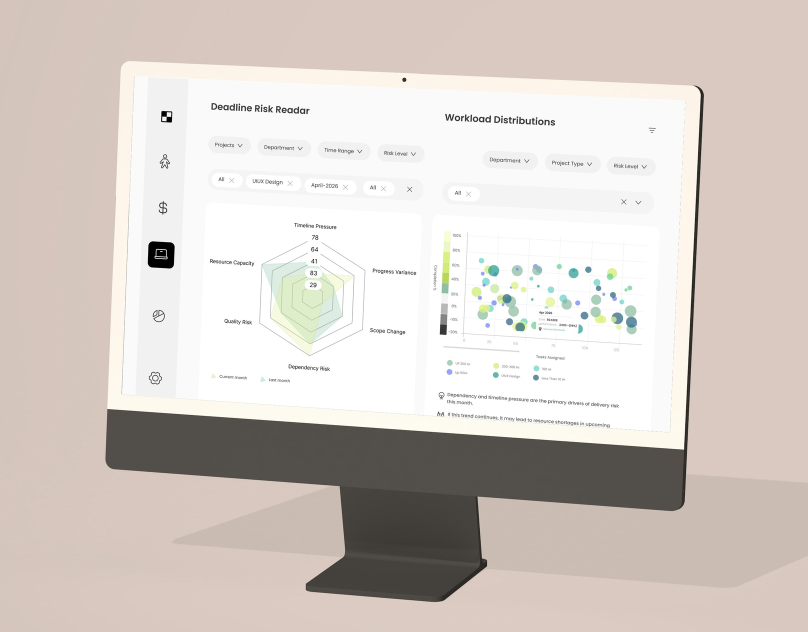
#> input picture behance-cover/mockups-hd/foxlytics-angled-1616x1264.png, 1616 x 1264 px, given in place of 110.jpg, which was not available (shown at 1/2 size)
$ python build.py
#> lines starting #> are read from the running program, lines starting #| are printed output that depends on the picture
# Five Behance covers from high-resolution blank-screen photos (Unsplash). Each screen is found from the
# photo's own pixels: its outline is the paste mask (so notches, rounded corners and anything in front,
# like the leaf, stay as photographed), and straight lines fitted to its edges give the exact corners
# for the perspective warp. Each cover shows a different part of the Foxlytics dashboard.
import sys, numpy as np
from PIL import Image, ImageFilter
from scipy import ndimage
HERE = '/tmp/claude-0/-home-user-claude-Ai-website-1/fd49522e-f0ff-52ed-b6c7-08cca43cc4fd/scratchpad/hires/'
DASH = Image.open('/tmp/claude-0/-home-user-claude-Ai-website-1/fd49522e-f0ff-52ed-b6c7-08cca43cc4fd/images/110.jpg').convert('RGB')
#> DASH is the input picture: PIL image 1616x1264 RGB; mean R, G, B 213.2, 205, 199.3
OUT_W, OUT_H = 1616, 1264

def region(a, seed, thr, maxsat):
    lum = a.mean(-1); sat = a.max(-1) - a.min(-1)
    lab, _ = ndimage.label((lum > thr) & (sat < maxsat))
    return ndimage.binary_fill_holes(lab == lab[seed[1], seed[0]])

# [18 lines left out: function fit_sides, not called in this run]

def corner(h, v):   # h: y = a x + b ; v: x = c y + d
    a, b = h; c, d = v; y = (a * d + b) / (1 - a * c); return (c * y + d, y)

def quad_from(lines):
    return [corner(lines['top'], lines['left']), corner(lines['top'], lines['right']),
            corner(lines['bottom'], lines['right']), corner(lines['bottom'], lines['left'])]

# [35 lines left out: functions coeffs, view, paste, cover, not called in this run]

def build(name):
#> called with name = 'hedge'
    img = Image.open(HERE + name + '.jpg').convert('RGB'); a = np.asarray(img).astype(np.int16)
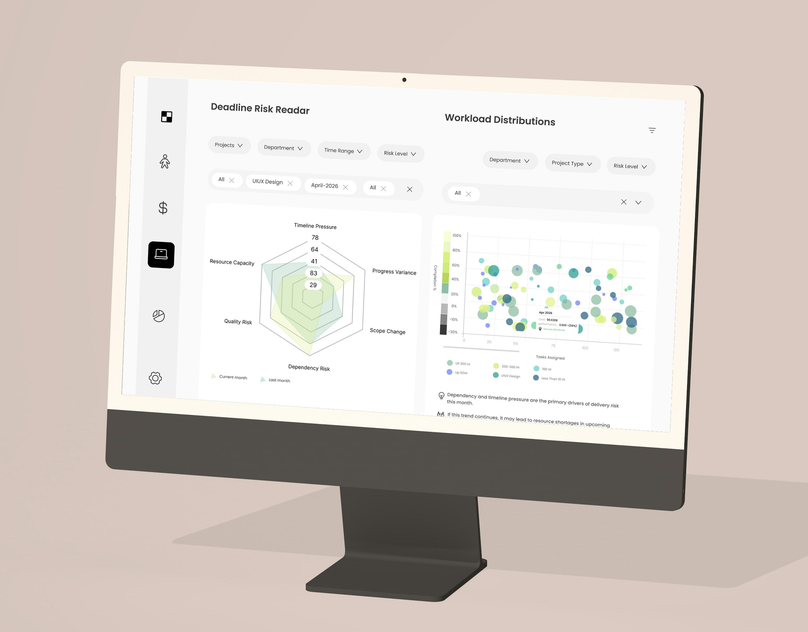
#> input picture behance-cover/mockups-hd/foxlytics-angled-808x632.png, 808 x 632 px, given in place of hedge.jpg, which was not available
#> in build, img is the input picture: PIL image 808x632 RGB; mean R, G, B 213.2, 204.9, 199.3
    if name == 'hedge':          # laptop against greenery: the top of the dashboard (navigation, title, charts)
        reg = region(a, (1800, 900), 150, 40); q = quad_from(fit_sides(reg, {}))
#> in region, `sat = a.max(-1) - a.min(-1)`:
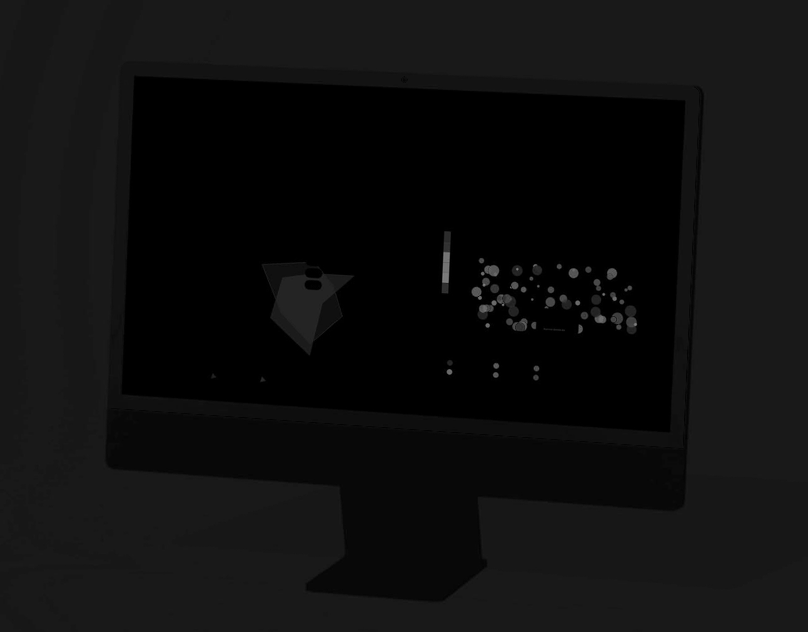
#> sat: shape (632, 808) int16; min 0, max 131, mean 14.5
#> in region, `lab, _ = ndimage.label((lum > thr) & (sat < maxsat))`:
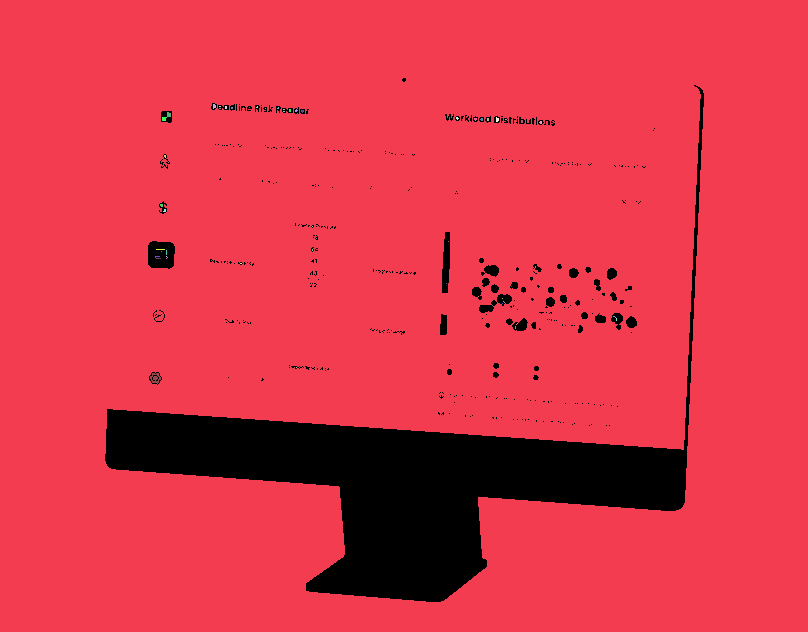
#> lab: shape (632, 808) int32; 62 distinct labels, from 0 to 61; one colour per label, 0 black
        img = paste(img, reg, q, view(q, top=0)); return cover(img, 1800, 960)
    if name == 'angled':         # angled display on beige: both charts
        reg = region(a, (1762, 750), 238, 8); q = quad_from(fit_sides(reg, {}))
        img = paste(img, reg, q, view(q, top=560)); return cover(img, 1780, 1010)
    if name == 'dark':           # laptop and phone on a dark table: radar chart close-up; phone: bubble chart
        reg = region(a, (825, 1125), 150, 40)
        L = fit_sides(reg, {'top': [(0.55, 0.85)], 'right': [(0.15, 0.85)], 'bottom': [(0.3, 0.85)], 'left': [(0.2, 0.8)]})
        tr, br = corner(L['top'], L['right']), corner(L['bottom'], L['right'])
        # the screen runs off the photo on the left: its camera notch marks the middle of the top edge
        top_edge = np.array([np.nonzero(reg[:, x])[0].min() if reg[:, x].any() else 0 for x in range(0, 1660)])
        dip = np.nonzero(top_edge[300:1650] > np.polyval(L['top'], np.arange(300, 1650)) + 25)[0] + 300
        m = (dip.min() + dip.max()) / 2
        # top and bottom edges meet at the vanishing point v; the notch m is the screen's true middle, so the
        # hidden left end of the top edge is the harmonic conjugate:  (a-m)/(b-m) = -(a-v)/(b-v)
        v = (L['bottom'][1] - L['top'][1]) / (L['top'][0] - L['bottom'][0]); b = tr[0]
        tl_x = (v * (b - m) + m * (b - v)) / (2 * b - m - v)
        tl = (tl_x, np.polyval(L['top'], tl_x)); bl = (tl_x, np.polyval(L['bottom'], tl_x))   # left edge upright, like the right
        print('dark screen: notch', m, 'vanishing x', round(v), 'hidden left edge x', round(tl_x))
        q = [tl, tr, br, bl]
        img = paste(img, reg, q, view(q, centre=(675, 1290), width=900))
        preg = region(np.asarray(img).astype(np.int16), (2962, 1500), 150, 40)
        pq = quad_from(fit_sides(preg, {s: [(0.25, 0.75)] for s in ('top', 'bottom', 'left', 'right')}))
        img = paste(img, preg, pq, view(pq, centre=(1500, 1240), width=430)); return cover(img, 1650, 1350)
    if name == 'ipad':           # iPad with a trailing plant: bubble chart close-up (the leaf stays in front)
        reg = region(a, (1687, 1200), 170, 40)
        q = quad_from(fit_sides(reg, {'top': [(0.1, 0.6)], 'right': [(0.45, 0.85)], 'bottom': [(0.15, 0.8)], 'left': [(0.15, 0.85)]}))
        img = paste(img, reg, q, view(q, centre=(1500, 1335), width=860)); return cover(img, 1800, 1200)
    if name == 'studio':         # laptop glowing in a dark studio: the title and both chart headers
        reg = region(a, (1800, 1087), 170, 40)
        q = quad_from(fit_sides(reg, {'top': [(0.1, 0.35), (0.65, 0.9)]}))
        img = paste(img, reg, q, view(q, top=300)); return cover(img, 1800, 1150, 0.92)

for n in (sys.argv[1:] or ['hedge', 'angled', 'dark', 'ipad', 'studio']):
#> (the run stopped early here; a loop or call above may not have finished)
